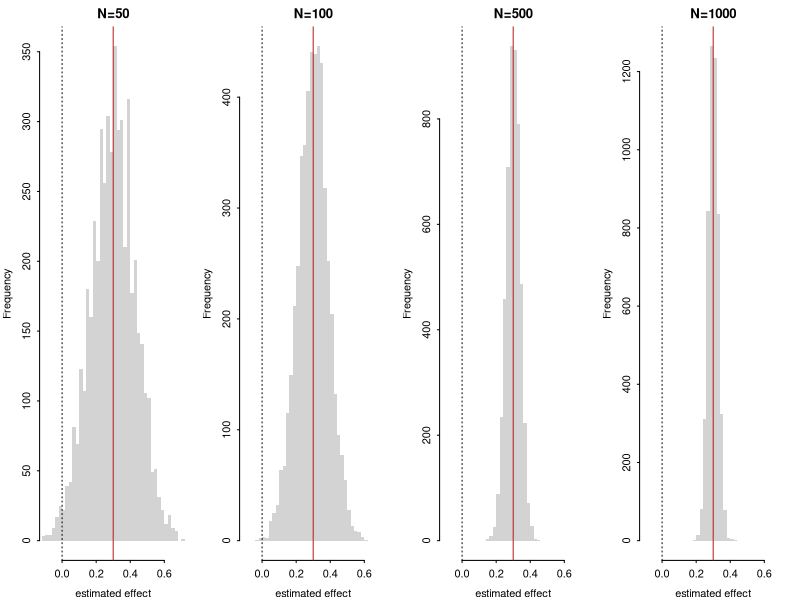

Source code (R):
## ---- chunk 1
par(mfrow = c(1,4), mar=c(3,3,2,1), mgp=c(2,.5,0), tck=-.015)
for (N in c(50, 100, 500, 1000)) {
  effect = c()
  for (k in 1:5000) {
    PO_Ya0 = sample(c(0,1), N, prob = c(0.5, 0.5), replace = TRUE)
    PO_Ya1 = sample(c(0,1), N, prob = c(0.2, 0.8), replace = TRUE)
    
    idx_A1 = sample(c(TRUE,FALSE),N, replace = TRUE)
    effect = c(effect,mean(PO_Ya1[idx_A1]) - mean(PO_Ya0[!idx_A1]))
  }
  hist(effect, main = paste0("N=",N), breaks = seq(-.3,.8, by = .02),
       xlim = c(-.1,.7), xlab = "estimated effect", border = "NA")
  abline(v = 0.3, col = "red", lwd = 1)
  abline(v = 0, lty = 3)
}
